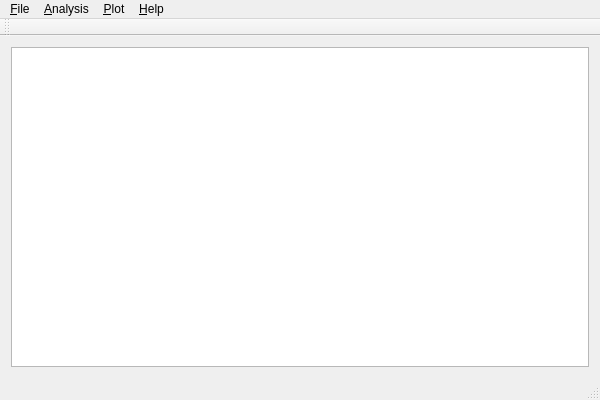
<?xml version="1.0" encoding="UTF-8"?>
<ui version="4.0">
 <class>MainWindow</class>
 <widget class="QMainWindow" name="MainWindow">
  <property name="geometry">
   <rect>
    <x>0</x>
    <y>0</y>
    <width>600</width>
    <height>400</height>
   </rect>
  </property>
  <property name="windowTitle">
   <string>ComplexNets++</string>
  </property>
  <widget class="QWidget" name="centralWidget">
   <layout class="QGridLayout" name="gridLayout">
    <item row="0" column="0">
     <widget class="QTextBrowser" name="textBrowser"/>
    </item>
   </layout>
  </widget>
  <widget class="QMenuBar" name="menuBar">
   <property name="geometry">
    <rect>
     <x>0</x>
     <y>0</y>
     <width>600</width>
     <height>23</height>
    </rect>
   </property>
   <widget class="QMenu" name="menuFile">
    <property name="title">
     <string>&amp;File</string>
    </property>
    <addaction name="actionOpen"/>
    <addaction name="actionClose_current_network"/>
    <addaction name="separator"/>
    <addaction name="actionQuit"/>
   </widget>
   <widget class="QMenu" name="menuNode">
    <property name="title">
     <string>&amp;Analysis</string>
    </property>
    <addaction name="actionBetweenness"/>
    <addaction name="actionDegree_distribution"/>
    <addaction name="actionClustering_coefficient"/>
    <addaction name="actionNearest_neighbors_degree"/>
    <addaction name="actionShell_index"/>
   </widget>
   <widget class="QMenu" name="menuPlot">
    <property name="title">
     <string>&amp;Plot</string>
    </property>
    <addaction name="actionDegree_distribution_plotting"/>
   </widget>
   <widget class="QMenu" name="menuHelp">
    <property name="title">
     <string>&amp;Help</string>
    </property>
    <addaction name="actionAbout"/>
   </widget>
   <addaction name="menuFile"/>
   <addaction name="menuNode"/>
   <addaction name="menuPlot"/>
   <addaction name="menuHelp"/>
  </widget>
  <widget class="QToolBar" name="mainToolBar">
   <attribute name="toolBarArea">
    <enum>TopToolBarArea</enum>
   </attribute>
   <attribute name="toolBarBreak">
    <bool>false</bool>
   </attribute>
  </widget>
  <widget class="QStatusBar" name="statusBar"/>
  <action name="actionOpen">
   <property name="text">
    <string>Open new network...</string>
   </property>
   <property name="shortcut">
    <string>Ctrl+O</string>
   </property>
  </action>
  <action name="actionClose_current_network">
   <property name="text">
    <string>Close current network...</string>
   </property>
   <property name="shortcut">
    <string>Ctrl+W</string>
   </property>
  </action>
  <action name="actionQuit">
   <property name="text">
    <string>Quit</string>
   </property>
   <property name="shortcut">
    <string>Ctrl+Q</string>
   </property>
  </action>
  <action name="actionDegree_distribution_plotting">
   <property name="text">
    <string>Degree distribution</string>
   </property>
  </action>
  <action name="actionAbout">
   <property name="text">
    <string>About...</string>
   </property>
  </action>
  <action name="actionBetweenness">
   <property name="text">
    <string>Betweenness...</string>
   </property>
  </action>
  <action name="actionClustering_coefficient">
   <property name="text">
    <string>Clustering coefficient...</string>
   </property>
  </action>
  <action name="actionNearest_neighbors_degree">
   <property name="text">
    <string>Nearest neighbors degree...</string>
   </property>
  </action>
  <action name="actionShell_index">
   <property name="text">
    <string>Shell index...</string>
   </property>
  </action>
  <action name="actionDegree_distribution">
   <property name="text">
    <string>Degree distribution...</string>
   </property>
  </action>
 </widget>
 <layoutdefault spacing="6" margin="11"/>
 <resources/>
 <connections/>
</ui>
